Frame 1 (no input): blank canvas, image omitted
Frame 60 (the mouse pressed at the canvas centre just before this capture): blank canvas, image omitted
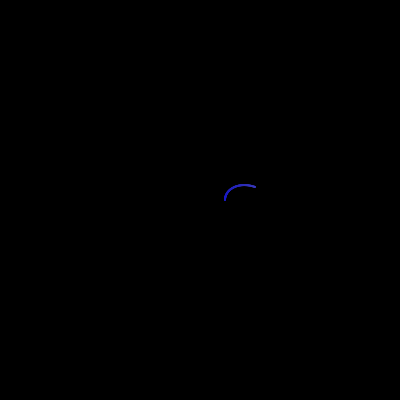
Frame 120 (the mouse held since frame 60 and released just before this capture)

The Processing sketch whose frames 1 and 60 were blank and that drew this single picture after the mouse press (run headless with seeded random() and noise(); from frame 60 on, the mouse is pressed at the canvas centre):

// Processing sketch: processing_11969
// ── processing_11969.pde

int R=50;
int r=50;
float cos;
float sin;
int a=75;
float theta;
float x;
float y;

void setup(){
  size (400,400);
  smooth();
  noStroke();
  background(0);
}

void draw (){
  mov();
    x=(R+r)*cos(theta)-a*cos(((R+r)/r)*theta);
    y=(R+r)*sin(theta)-a*sin(((R+r)/r)*theta);
    fill(random(x,y),max(x,y),min(x+200,y+200));
    ellipse (x,y,2,2);
  theta+=0.005;
}

void mov(){
  translate(width/2,height/2);
  rotate (radians(theta));
}
